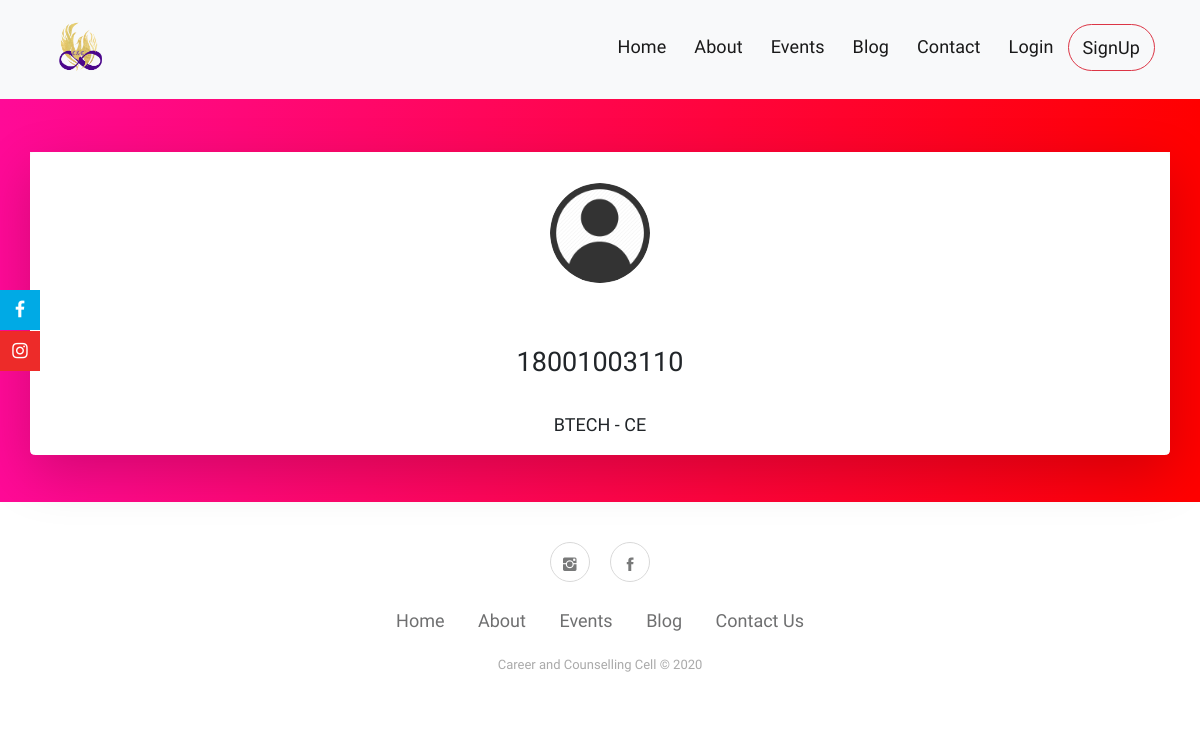
/accounts/sanyam/, run on an earlier commit of the app's database.
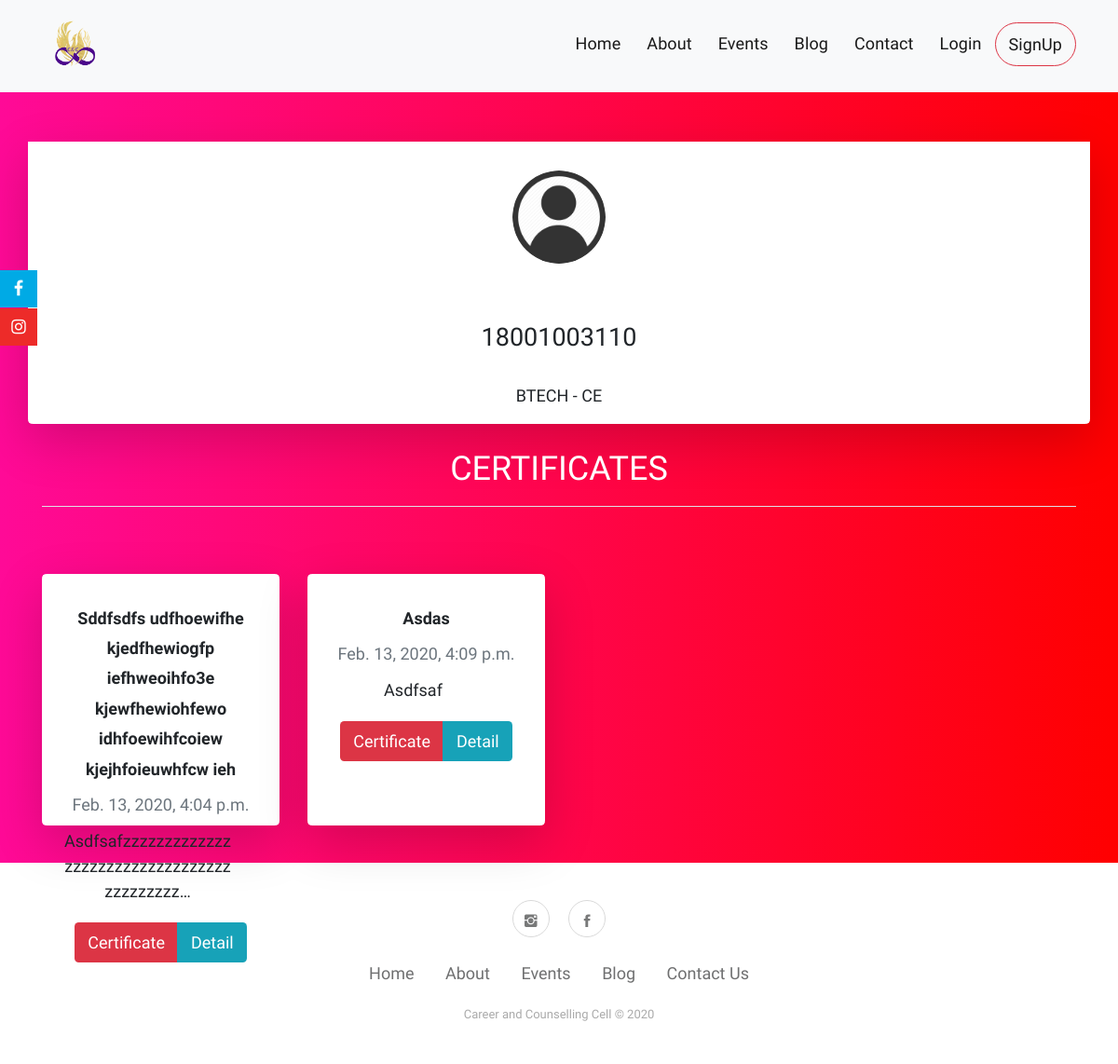
And on a later commit of the database.
### accounts/models.py (models this page shows, shortened)
class UserProfile(models.Model):
    user = models.OneToOneField(User, on_delete=models.CASCADE)
    pic = models.ImageField(default='student pics/default_user.png', upload_to='student pics', blank=True, null=True)
    roll_no = models.BigIntegerField(unique=True)
    course = models.CharField(choices=courses, max_length=50)
    branch = models.CharField(choices=branch, max_length=50)
    icard = models.ImageField(upload_to='icard', blank=True, null=True)
    phoneno = models.BigIntegerField(default=None)
    password2 = models.CharField(default=None, max_length=100, blank=True, null=True)

### events/models.py (models this page shows, shortened)
class Registration(models.Model):
    user = models.ForeignKey(User, on_delete=models.CASCADE, verbose_name='registrations')
    event = models.ForeignKey(Event, on_delete=models.CASCADE)
    date = models.DateTimeField(auto_now_add=True)
    attended = models.CharField(choices=(('A', 'Attended'), ('NA', 'Not Attended')), max_length=10, default='NA')
    class Meta:
        ordering = ['-date']

class Event(models.Model):
    event_name = models.CharField(max_length=100)
    description = models.CharField(max_length=1000)
    certi_description = models.CharField(max_length=1000, null=True, blank=True, default='')
    content = models.TextField(max_length=5000, blank=True, null=True)
    date = models.DateTimeField(blank=True, null=True)
    venue = models.CharField(max_length=100, default=None, blank=True, null=True)
    pic1 = models.ImageField(default=None, upload_to='event pics', blank=True, null=True)
    pic2 = models.ImageField(default=None, upload_to='event pics', blank=True, null=True)
    pic3 = models.ImageField(default=None, upload_to='event pics', blank=True, null=True)
    pic4 = models.ImageField(default=None, upload_to='event pics', blank=True, null=True)
    pic5 = models.ImageField(default=None, upload_to='event pics', blank=True, null=True)
    pic6 = models.ImageField(default=None, upload_to='event pics', blank=True, null=True)
    pic7 = models.ImageField(default=None, upload_to='event pics', blank=True, null=True)
    pic8 = models.ImageField(default=None, upload_to='event pics', blank=True, null=True)
    pic9 = models.ImageField(default=None, upload_to='event pics', blank=True, null=True)
    pic10 = models.ImageField(default=None, upload_to='event pics', blank=True, null=True)
    pic11 = models.ImageField(default=None, upload_to='event pics', blank=True, null=True) ##for home only
    status = models.CharField(default=True, choices=(('True', 'Upcoming'), ('False', 'Happened')), max_length=10)
    class Meta:
        ordering = ['-date']

### accounts/views.py (the view)
# urls.py: path('<username>/', views.ProfileDashboard, name='dashboard'),
def ProfileDashboard(request, username):
    user = request.user
    user_instance = get_object_or_404(User, username=username)
    user_instance_profile = get_object_or_404(UserProfile, user=user_instance)
    registration = Registration.objects.filter(user=user_instance)
    context = {
        'user': user,
        'user_instance': user_instance,
        'certificates': registration,
        'profile': user_instance_profile,
    }
    return render(request, 'accounts/profile1.html', context)

### accounts/templates/accounts/profile1.html (shortened to what this page needs)
{% extends 'base.html' %}
{% load static %}
{% block content %}
<div style="background: rgb(2,0,36);
background: linear-gradient(90deg, rgba(2,0,36,1) 0%, rgba(255,10,151,1) 0%, rgba(255,0,0,1) 100%); padding: 20px; padding-top: 50px">
<br>
<br>
<br>
                {% include 'accounts/profile card.html' %}
{% endblock %}

### templates/base.html (shortened to what this page needs)
<!DOCTYPE html>
<html>
{% load static %}
<head>
{% load static %}
    <link rel="stylesheet" href="https://cdnjs.cloudflare.com/ajax/libs/animate.css/3.7.2/animate.min.css">
    <link rel="stylesheet" href="https://cdnjs.cloudflare.com/ajax/libs/twitter-bootstrap/4.3.1/css/bootstrap.min.css">
    <link rel="stylesheet" href="https://cdnjs.cloudflare.com/ajax/libs/font-awesome/4.7.0/css/font-awesome.min.css">
    <link rel="stylesheet" href="{% static 'fonts/font-awesome.min.css' %}">
    <link rel="stylesheet" href="{% static 'fonts/ionicons.min.css' %}">
    <link rel="stylesheet" href="{% static 'css/Footer-Basic.css' %}">
    <link rel="stylesheet" href="{% static 'css/Social-Menu-Sticky.css' %}">
    <link rel="stylesheet" href="https://maxcdn.bootstrapcdn.com/bootstrap/4.0.0-beta/css/bootstrap.min.css">
</head>
<body>
{% include 'navbar.html' %}
<div id="fixed-social">
    <div><a class="fixed-facebook" href="#" target="_blank"><i class="fa fa-facebook"></i><span>&nbsp;Facebook</span></a></div>
    <div><a class="fixed-instagram" href="#" target="_blank"><i class="fa fa-instagram"></i><span>&nbsp;Instagram</span></a></div>
</div>
{% block content %}
{% endblock %}
{% include 'footer.html' %}
</body>
</html>

### templates/navbar.html (shortened to what this page needs)
{% load static %}
<div style="margin-top: -4px;">
    <nav class="navbar navbar-light navbar-expand-lg bg-light fixed-top" >
        <div class="container" style=""><a class="navbar-brand" href="{% url 'core:home' %}" style="font-family:Arial Narrow, cursive;font-size: 40px;color: #ffffff;"><img src="{% static 'img/logo.png' %}" height="70" width="70"></a>
            <div class="collapse navbar-collapse" id="navcol-1">
                <ul class="nav navbar-nav ml-auto">
                    <li class="nav-item" role="presentation"><a class="nav-link active bord" href="{% url 'core:home' %}">Home</a></li>
                    <li class="nav-item" role="presentation"><a class="nav-link active bord" href="{% url 'core:about' %}">About</a></li>
                    <li class="nav-item" role="presentation"><a class="nav-link active bord" href="{% url 'events:events_list' %}">Events</a></li>
                    <li class="nav-item" role="presentation"><a class="nav-link active bord" href="{% url 'blog:blog' %}">Blog</a></li>
                    <li class="nav-item" role="presentation"><a class="nav-link active bord" href="{% url 'core:contact' %}">Contact</a></li>
                    {% if not request.user.is_authenticated %}
                    <li class="nav-item" role="presentation"><a class="nav-link active bord" href="{% url 'accounts:login' %}">Login</a></li>
                    <li class="nav-item border-info hov  text-center border border-danger" role="presentation"><a class="nav-link active" href="{% url 'accounts:register' %}">SignUp</a></li>
                    {% endif %}
                </ul>
            </div>
        </div>
    </nav>
</div>

### accounts/templates/accounts/profile card.html (shortened to what this page needs)
    <center>
    <div class="card container profilebody border-white border rounded shadow-lg img-fluid" style="height: auto; margin-top: -150px;">
            <div class="wow slideInUp profile">
                <div class="profilephoto" style="margin-top: 30px;">
                    {% if user_instance.userprofile.pic %}
                    <a href="#">
                        <img src="{{user_instance.userprofile.pic.url}}" height="100" width="100" class="rounded-circle">
                    </a>
                    {% endif %}
                </div>
                <div class="profiledetails">
                    <br>
                    <br>
                    <h4>{{profile.roll_no}}</h4><br>
                    <h5><p>{{profile.course}} - {{ profile.branch }}</p></h5>
                </div>
            </div>
    </div>
    </center>
    <br>
{% if user_instance.registration_set.exists %}
    <div class="wow slideInUp container certibody">
        <div style="text-align: center">
            <h2 class="text-white img-fluid">
                CERTIFICATES
            </h2>
            <hr style="background-color: ghostwhite">
            <br><br>
            <div class="row user-list">
                {% for registration in certificates %}
                {% if registration.attended == 'A'%}
                    <div class="col-md-3 col-sm-6 item">
                        <div class="card border-white border rounded shadow-lg" data-bs-hover-animate="pulse" style="width: auto; height: 15rem;">
                            <div class="card-body">
                                <h4 class="card-title" style="margin-top: 5px;"><strong>{{ registration.event.event_name|capfirst }}</strong></h4>
                                <h6 class="text-muted card-subtitle mb-2" style="margin-top: 0px;">{{ registration.event.date }}</h6>
                                <div style=>
                                <p class="card-text" style="width: 180px;margin-top: 15px;margin-bottom: 20px;">{{ registration.event.description|capfirst|truncatechars:50 }}</p>
                                </div>
                                <div class="btn-group" role="group">
                                    <button class="btn bg-danger" type="button" ><a href="{% url 'events:certificate' user_instance.username registration.event.id %}">Certificate</a></button>
                                    <br>
                                    <button class="btn bg-info" type="button"><a href="{% url 'events:events_detail' registration.event.id %}">Detail</a></button>
                                </div>
                            </div>
                        </div>
                    </div>
                {% endif %}
                {% endfor %}
            </div>
                </div>
        {% endif %}
        </div>
    </div>

### templates/footer.html
<div class="footer-basic wow fadeInUp">
    <footer>
        <div class="social">
            <a href="#"><i class="icon ion-social-instagram"></i></a>
            <a href="#"><i class="icon ion-social-facebook"></i></a></div>
        <ul class="list-inline">
            <li class="list-inline-item"><a href="{% url 'core:home' %}">Home</a></li>
            <li class="list-inline-item"><a href="{% url 'core:about' %}">About</a></li>
            <li class="list-inline-item"><a href="{% url 'events:events_list' %}">Events</a></li>
            <li class="list-inline-item"><a href="{% url 'blog:blog' %}">Blog</a></li>
            <li class="list-inline-item"><a href="{% url 'core:contact' %}">Contact Us</a></li>
        </ul>
        <p class="copyright">Career and Counselling Cell © 2020</p>
    </footer>
</div>

### static/css/Social-Menu-Sticky.css (style rules this page uses)
* { -webkit-box-sizing: border-box; -moz-box-sizing: border-box; box-sizing: border-box; }
#fixed-social { position: fixed; top: 130px; z-index: 1; padding: 0px; margin: 0px; position: fixed; top: 290px; }
#fixed-social a { color: #fff; display: block; height: 40px; position: relative; text-align: center; line-height: 40px; width: 40px; margin-bottom: 1px; z-index: 1; }
.fixed-facebook { background-color: #00AAE5; }
.fixed-instagram { background-color: #ED2B29; }

### templates/base.html (style rules this page uses)
* { font-family: 'ZCOOL XiaoWei', serif; font-size: 18px; }

### templates/navbar.html (style rules this page uses)
.hov { border-radius: 30px; }
li { padding-right: 5px; padding-left: 5px; }
li { margin-bottom: 4px; }
.bord::after { content: ''; display: block; width: 0; height: 2px; background: #D9534F; transition: width .3s; }
.nav-item { text-transform: capitalize; letter-spacing: .1px; }

### accounts/templates/accounts/profile card.html (style rules this page uses)
.row .item { margin-bottom: 20px; }
a { text-decoration: none; color: white; }

What changed in the data, as far as the page shows it:
added Registration: event.event_name "Sddfsdfs udfhoewifhe kjedfhewiogfp iefhweoihfo3e kjewfhewiohfewo idhfoewihfcoiew kjejhfoieuwhfcw ieh", event "Feb. 13, 2020, 4:04 p.m.", event.description "Asdfsafzzzzzzzzzzzzzzzzzzzzzzzzzzzzzzzzzzzzzzzzzz…"
added Registration: event.event_name "Asdas", event "Feb. 13, 2020, 4:09 p.m.", event.description "Asdfsaf"
Also different on the page:
text now shown: "CERTIFICATES"
